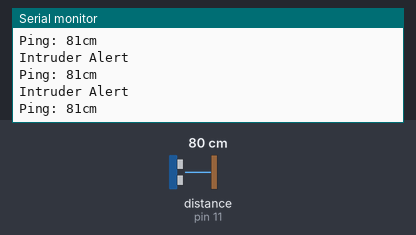
Simulated run of this sketch. Board: Arduino Uno, built with avr-gcc and run on an emulated ATmega328P. Shown: the last lines printed to the serial monitor. Inputs (shaded band) come from the test bench; at power-on: distance to the obstacle (sensor on pin 11) 80 cm. The echo pulse lasts 58.3 µs per cm.

Above: at 1.2 s.
1.3 s: distance to the obstacle (sensor on pin 11) set to 2 cm
At 2.0 s:
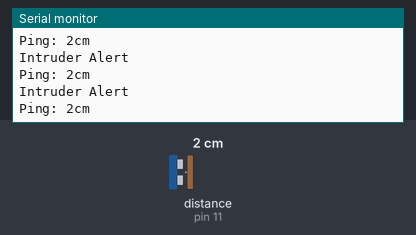
2.8 s: distance to the obstacle (sensor on pin 11) set to 18 cm
At 3.8 s:
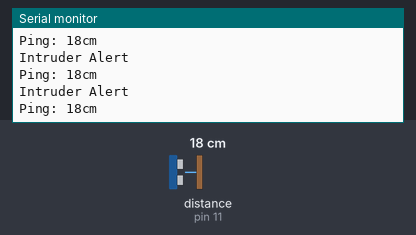
5.8 s: distance to the obstacle (sensor on pin 11) set to 60 cm
At 6.3 s:
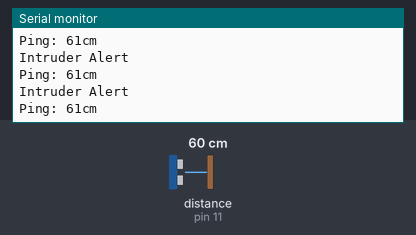
Timing chart, 0 to 8.8 s (numbered marks = the images above; inputs shaded):
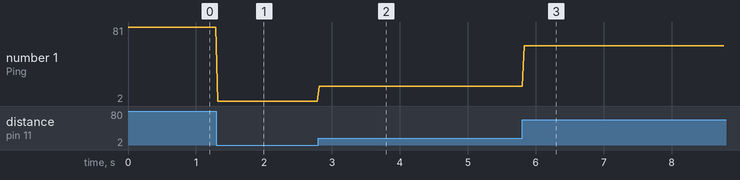

The sketch:

NewPingExample.ino
```cpp
#include <NewPing.h>

#define TRIGGER_PIN  12  // Arduino pin tied to trigger pin on the ultrasonic sensor.
#define ECHO_PIN     11  // Arduino pin tied to echo pin on the ultrasonic sensor.
#define USPOWER_PIN  4
#define MAX_DISTANCE 300 // Maximum distance we want to ping for (in centimeters). Maximum sensor distance is rated at 400-500cm.

NewPing sonar(TRIGGER_PIN, ECHO_PIN, MAX_DISTANCE); // NewPing setup of pins and maximum distance.

void setup() {
  Serial.begin(115200); // Open serial monitor at 115200 baud to see ping results.
  pinMode(USPOWER_PIN, OUTPUT);
  digitalWrite(USPOWER_PIN, HIGH);
}

void loop() {
  unsigned int cm = sonar.ping_cm();
  if (cm != 0)
  {
    Serial.print("Ping: ");
    Serial.print(cm); // Send ping, get distance in cm and print result (0 = outside set distance range)
    Serial.println("cm");
    delay(30);                     // Wait 30ms between pings (about 30 pings/sec). 29ms should be the shortest delay between pings.
  }
  if (cm <= 8 * 2.54 * 12 && cm != 0)
  {
    Serial.println("Intruder Alert");
  }
  if (cm == 0 && digitalRead(ECHO_PIN) == HIGH) {
    digitalWrite(USPOWER_PIN, LOW);
    delay(50);     // 50 mS is the minimum Off time to get clean restart
    digitalWrite(USPOWER_PIN, HIGH); // Adjust this value if your sensors don't read after reset
    delay(60);     // Some sensors throw out a very short false echo after timeout
    sonar.ping_cm(); // 5cm-10cm value.  If your sensors do not throw out
    // this false echo, you can get rid of this delay and ping after power HIGH
  }                // Conversely, if you still get a false echo, you may need to increase
}                  // the delay.
```

Measured:
- after the input at 1.3 s, the serial monitor: prints a new line at once (image 1)
- after the input at 2.8 s, the serial monitor: prints a new line at once (image 2)
- after the input at 5.8 s, the serial monitor: prints a new line at once (image 3)
- plotted number 1: 81 → 2 after the input at 1.3 s, 2 → 18 after the input at 2.8 s, 18 → 61 after the input at 5.8 s
